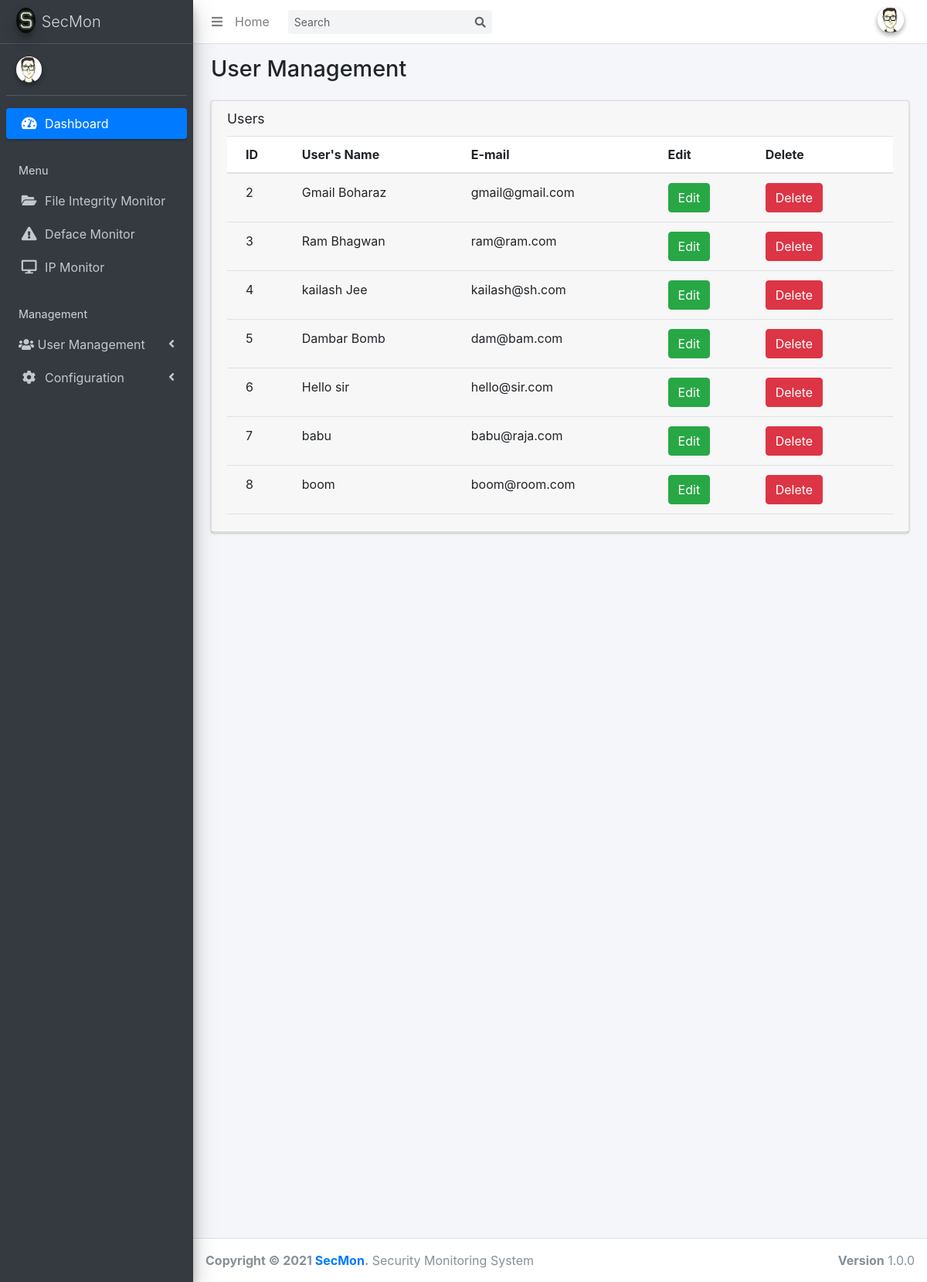
Page /useredit.php on the earlier database version.
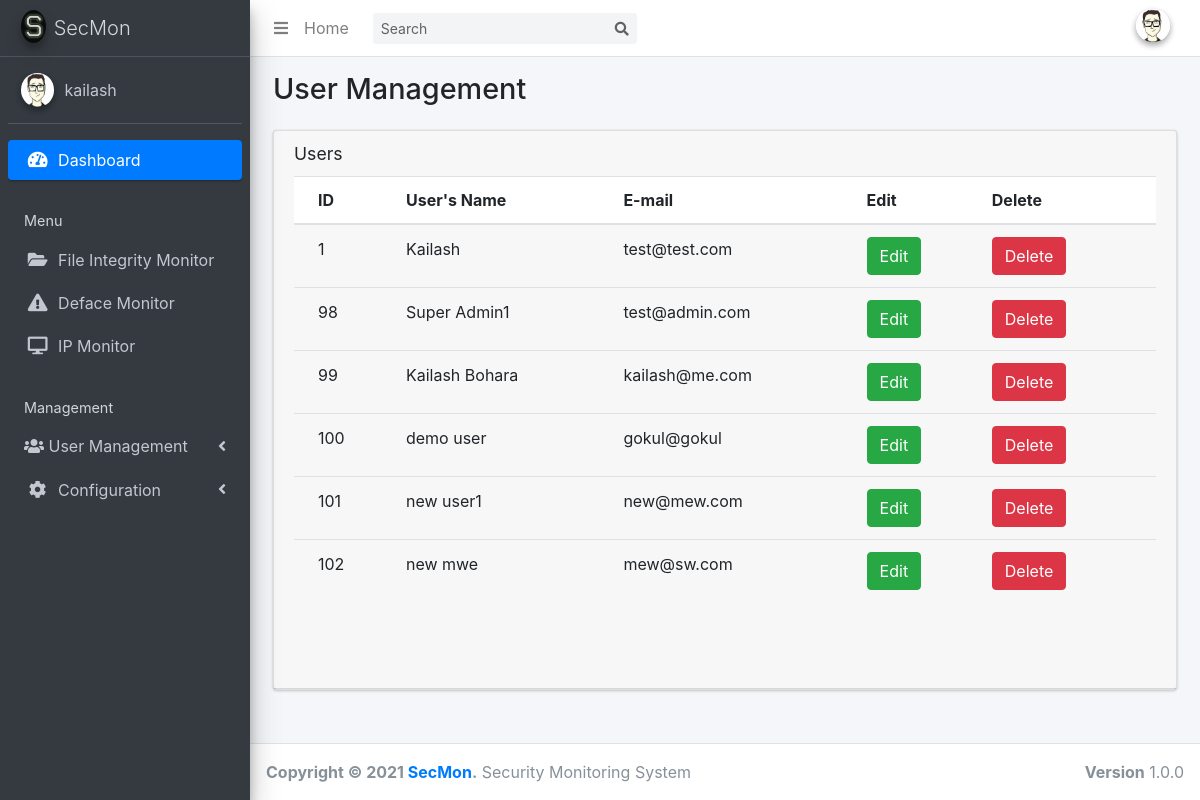
Same page on the later database version.
### tables this page shows
CREATE TABLE `users` (
  `id` int(10) NOT NULL,
  `name` varchar(250) NOT NULL,
  `password` varchar(500) NOT NULL,
  `email` varchar(250) NOT NULL,
  `time_stamp` date DEFAULT NULL
);

CREATE TABLE `filescan_config` (
  `id` int(255) NOT NULL,
  `account` varchar(200) NOT NULL,
  `scan_path` varchar(200) NOT NULL,
  `email` varchar(200) NOT NULL,
  `file_extensions` varchar(200) NOT NULL
);

### useredit.php (the view, shortened to what the changed rows need)
<!DOCTYPE html>
<html>
<head>
  <link rel="stylesheet" href="plugins/fontawesome-free/css/all.min.css">
  <link rel="stylesheet" href="https://code.ionicframework.com/ionicons/2.0.1/css/ionicons.min.css">
  <link rel="stylesheet" href="dist/css/adminlte.min.css">
  <link rel="stylesheet" href="https://stackpath.bootstrapcdn.com/bootstrap/4.3.1/css/bootstrap.min.css">
</head>
<body class="hold-transition sidebar-mini">
<div class="wrapper">
<?php include 'themepart/sidebar.php';
?>
  <div class="content-wrapper">
    <section class="content-header">
      <div class="container-fluid">
        <div class="row mb-2">
          <div class="col-sm-6">
            <h1>User Management</h1>
          </div>
        </div>
      </div>
    </section>
    <section class="content">
      <div class="container-fluid">
        <div class="row">
          <div class="col-12">
            <div class="card">
              <div class="card-header">
              <div class="card-body table-responsive p-0" style="height: 500px;">
                  <?php
                  $connection= mysqli_connect("localhost","root","","hash_analyzer");
                  $query= "SELECT * FROM users";
                  $query_run= mysqli_query($connection,$query);
                  ?>
                <table class="table table-head-fixed text-nowrap">
                  <thead>
                    <tr>
                      <th>ID</th>
                      <th>User's Name</th>
                      <th>E-mail</th>
                      <th>Edit</th>
                      <th>Delete</th>
                    </tr>
                  </thead>
                  <tbody>
                   <?php
                    if(mysqli_num_rows($query_run)> 0)
                    {
                      while($row = mysqli_fetch_assoc($query_run))
                      {
                       ?>
                    <tr>
                       <td> <?php echo $row['id'];?> </td>
                       <td> <?php echo $row['name'];?> </td>
                       <td> <?php echo $row['email'];?> </td>
                       <td>
                           <button type="button" class="btn btn-success editbtn" data-toggle="modal" data-target="#editUserModal">Edit</button>
                       </td>
                       <td>
                        <button type="button" class="btn btn-danger deletebtn" data-toggle="modal" data-target="#deleteUserModal">Delete</button>
                       </td>
                    </tr>
                    <?php
                      }
                    }
                    else {
                      echo "No record found!";
                    }
                    ?>
                  </tbody>
                </table>
              </div>
            </div>
          </div>
        </div>
      </div>
    </section>
  </div>
</div>
</body>
</html>

### themepart/sidebar.php (shortened to what the changed rows need)
<html>
<head>
</head>
<aside class="main-sidebar sidebar-dark-primary elevation-4">
    <div class="sidebar">
      <div class="user-panel mt-3 pb-3 mb-3 d-flex">
        <?php
        $connection = mysqli_connect("localhost","root","","hash_analyzer");
        $query= "SELECT * FROM filescan_config";
        $query_run= mysqli_query($connection,$query);
        $row = mysqli_fetch_assoc($query_run);
        ?>
        <div class="info">
          <a href="#" class="d-block"><?php echo $row['account']; ?></a>
        </div>
      </div>
    </div>
  </aside>

Differences in the rows shown:
removed users: id "2", name "Gmail Boharaz", email "gmail@gmail.com"
removed users: id "3", name "Ram Bhagwan", email "ram@ram.com"
removed users: id "4", name "kailash Jee", email "kailash@sh.com"
removed users: id "5", name "Dambar Bomb", email "dam@bam.com"
removed users: id "6", name "Hello sir", email "hello@sir.com"
removed users: id "7", name "babu", email "babu@raja.com"
removed users: id "8", name "boom", email "boom@room.com"
added filescan_config: account "kailash"
added users: id "1", name "Kailash", email "test@test.com"
added users: id "98", name "Super Admin1", email "test@admin.com"
added users: id "99", name "Kailash Bohara", email "kailash@me.com"
added users: id "100", name "demo user", email "gokul@gokul"
added users: id "101", name "new user1", email "new@mew.com"
added users: id "102", name "new mwe", email "mew@sw.com"
